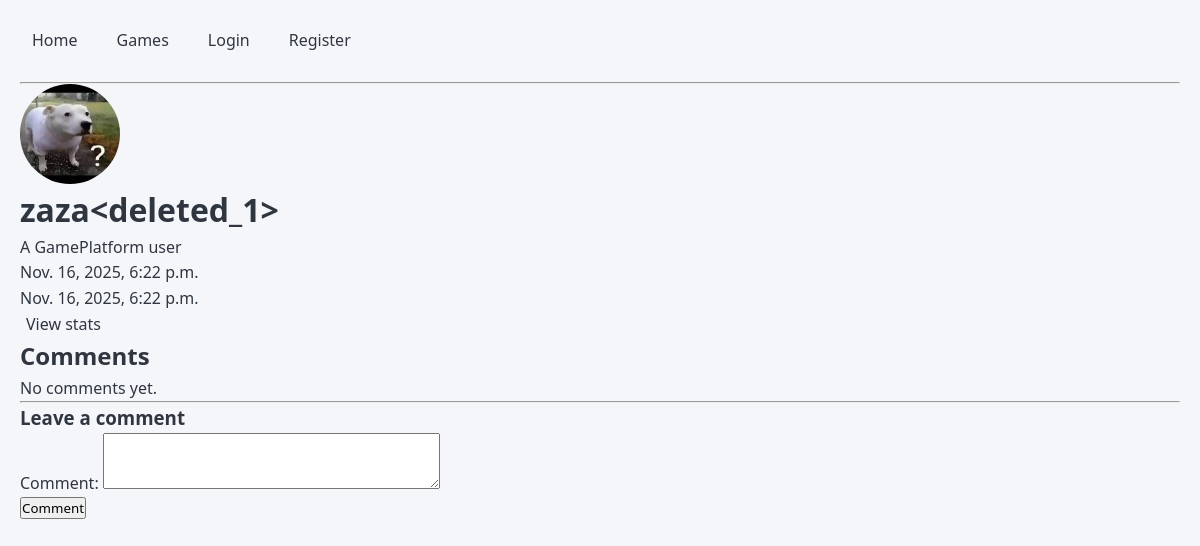
The app's page /profile/1/, older data.
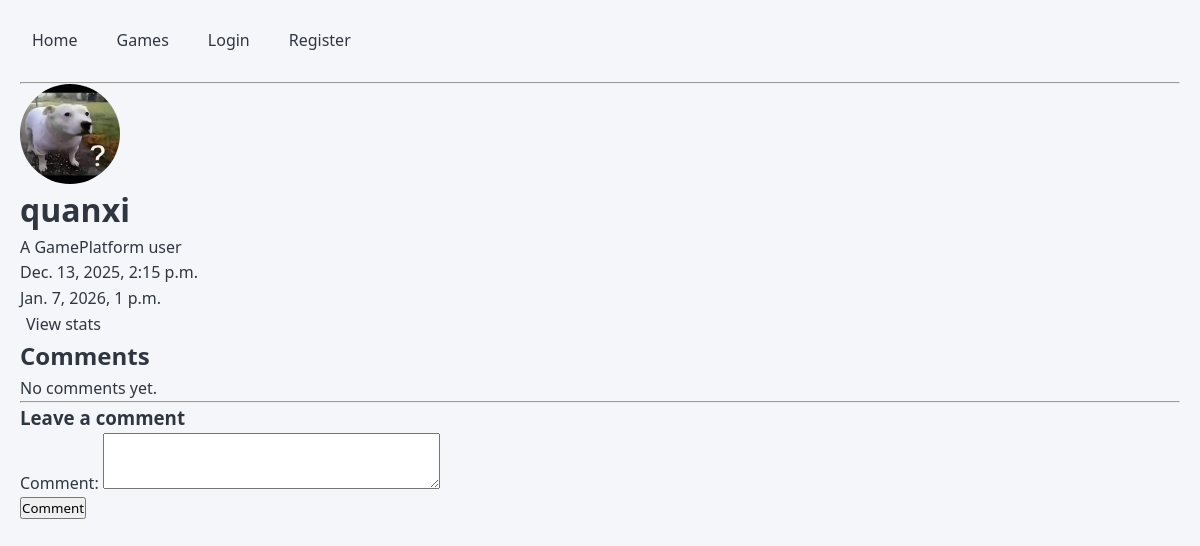
The same page, newer data.
### GamePlatformApp/models.py (models this page shows)
class User(AbstractUser):
    profile_picture = models.ImageField(upload_to='img/', default = 'profile.jpg')
    bio = models.CharField(max_length=250, default='A GamePlatform user')
    created_at = models.DateTimeField(auto_now_add=True)
    updated_at = models.DateTimeField(auto_now=True)
    chips = models.IntegerField(default=1000)
    horse_race_chips_bet = models.IntegerField(default=0)
    horse_race_chips_won = models.IntegerField(default=0)
    horse_race_games_won = models.IntegerField(default=0)
    horse_race_games_lost = models.IntegerField(default=0)
    horse_race_chips_lost = models.IntegerField(default=0)
    horse_race_highest_win = models.IntegerField(default=0)
    horse_race_highest_lost = models.IntegerField(default=0)
    roulette_chips_bet = models.IntegerField(default=0)
    roulette_chips_won = models.IntegerField(default=0)
    roulette_games_won = models.IntegerField(default=0)
    roulette_games_lost = models.IntegerField(default=0)
    roulette_chips_lost = models.IntegerField(default=0)
    roulette_highest_win = models.IntegerField(default=0)
    roulette_highest_lost = models.IntegerField(default=0)
    blackjack_chips_bet = models.IntegerField(default=0)
    blackjack_chips_won = models.IntegerField(default=0)
    blackjack_games_won = models.IntegerField(default=0)
    blackjack_games_lost = models.IntegerField(default=0)
    blackjack_chips_lost = models.IntegerField(default=0)
    blackjack_highest_win = models.IntegerField(default=0)
    blackjack_highest_lost = models.IntegerField(default=0)
    total_chips_bet = models.IntegerField(default=0)
    total_chips_won = models.IntegerField(default=0)
    total_games_won = models.IntegerField(default=0)
    total_games_lost = models.IntegerField(default=0)
    total_chips_lost = models.IntegerField(default=0)
    total_highest_win = models.IntegerField(default=0)
    total_highest_lost = models.IntegerField(default=0)

### GamePlatformApp/views.py (the view, shortened to what this page needs)
# urls.py: path('profile/<int:pk>/', UserProfileView.as_view(), name="user-profile"),
class UserProfileView(DetailView):
    model = User
    template_name = 'GamePlatformApp/users/profile.html'
    context_object_name = 'profile_user'
    def get_context_data(self, **kwargs):
        context = super().get_context_data(**kwargs)
        profile_user = self.get_object()
        context['comments'] = profile_user.comments_received.all()
        context['form'] = CommentForm()
        return context

### GamePlatformApp/forms.py
class CommentForm(forms.ModelForm):
    class Meta:
        model = Comment
        fields = ['comment']
        widgets = {
            'comment': forms.Textarea(attrs={'rows': 3})
        }

### templates/GamePlatformApp/users/profile.html (shortened to what this page needs)
{% extends 'GamePlatformApp/base_navbar.html' %}
{% block content %}
<div class="profile-picture">
    <img src="{{ profile_user.profile_picture.url }}"></img>
</div>
<h1>{{ profile_user.username }}</h1>
<p>{{ profile_user.bio }}</p>
<p>{{ profile_user.created_at }}</p>
<p>{{ profile_user.updated_at }}</p>
<a href="{% url 'user-stats' profile_user.pk %}">View stats</a>
<h2>Comments</h2>
{% for c in comments %}
<strong>{{ c.author.username }}</strong> - {{ c.created_at }}
<p>{{ c.comment }}</p>
{% empty %}
<p>No comments yet.</p>
{% endfor %}
<hr>
{% if profile_user.is_authenticated %}
<h3>Leave a comment</h3>
<form method="post">
    {{ form }}
    <button type="sumbit">Comment</button>
</form>
{% else %}
<p><a href="{% url 'login' %}">Log in</a> to comment.</p>
{% endif %}
{% endblock %}

### templates/GamePlatformApp/base_navbar.html (shortened to what this page needs)
<!DOCTYPE html>
<html lang="pl">
<head>
    {% load static %}
    <link rel="stylesheet" href="{% static 'css/base.css' %}">
</head>
<body>
<nav>
    <a href="{% url 'home' %}">Home</a>
    <a href="{% url 'games' %}">Games</a>
    {% if user.is_authenticated %}
        <a href="{% url 'user-profile'  user.pk %}">Profile</a>
        <a href="{% url 'leaderboard' %}">Leaderboard</a>
    {% else %}
        <a href="{% url 'login' %}">Login</a>
        <a href="{% url 'register' %}">Register</a>
    {% endif %}
</nav>
<hr>
<div class="content">
    {% block content %}{% endblock %}
</div>
</body>
</html>

### static/css/base.css (style rules this page uses)
* { margin: 0; padding: 0; box-sizing: border-box; font-family: 'Segoe UI', Tahoma, Geneva, Verdana, sans-serif; }
body { background-color: #f5f6fa; color: #2f3640; line-height: 1.6; padding: 20px; }
img { border-radius: 50%; height: 30px; width: 30px; }
.profile-picture { border-radius: 50%; height: 100px; width: 100px; }
a { text-decoration: none; color: #2f3640; font-weight: 500; padding: 4px 6px; border-radius: 6px; transition: background-color 0.2s, color 0.2s; }
nav { display: flex; gap: 15px; margin-bottom: 20px; }
nav a { text-decoration: none; color: #2f3640; font-weight: 500; padding: 8px 12px; border-radius: 6px; transition: background-color 0.2s, color 0.2s; }

### templates/GamePlatformApp/users/profile.html (style rules this page uses)
.profile-picture img { border-radius: 50%; height: 100px; width: 100px; }

Row changes from the older to the newer data that the page shows:
changed User "A GamePlatform user": username "zaza<deleted_1>" → "quanxi"; created_at "Nov. 16, 2025, 6:22 p.m." → "Dec. 13, 2025, 2:15 p.m."; updated_at "Nov. 16, 2025, 6:22 p.m." → "Jan. 7, 2026, 1 p.m."
